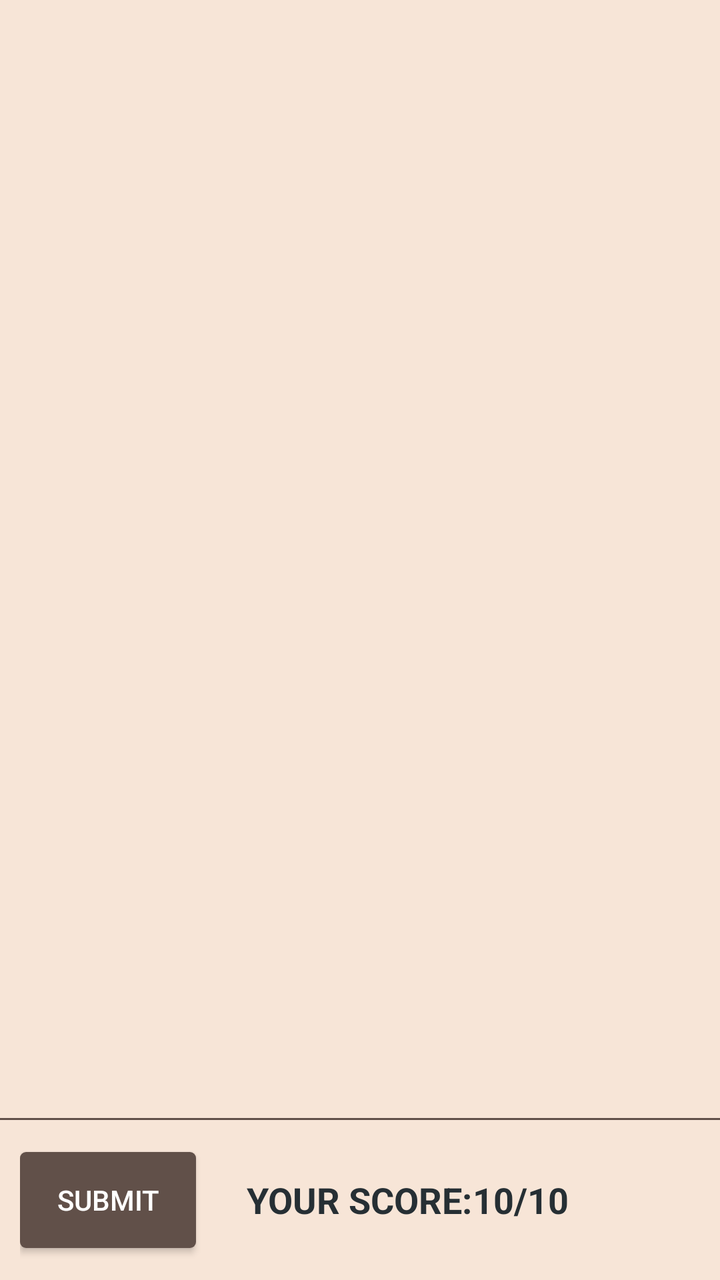
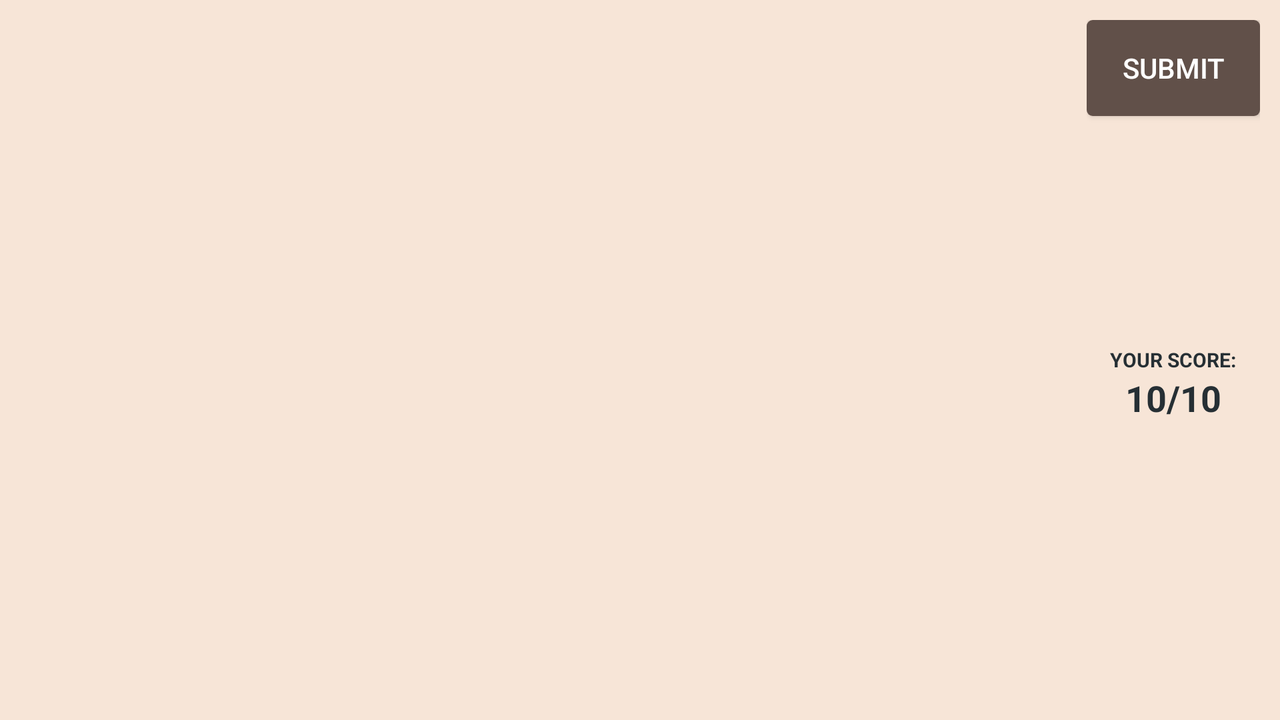

First picture: res/layout/ on a phone held upright. Second picture: the repository's own variant of that layout, on a device whose configuration matches the variant's folder. Source for both follows.
<!-- AndroidManifest.xml: application theme AppTheme -->
<!-- res/layout/activity_quiz.xml -->
<?xml version="1.0" encoding="utf-8"?>
<LinearLayout
    xmlns:android="http://schemas.android.com/apk/res/android"
    xmlns:tools="http://schemas.android.com/tools"
    android:layout_width="match_parent"
    android:layout_height="match_parent"
    android:orientation="vertical"
    tools:context="com.example.android.myquizapp.QuizActivity"
    android:background="@color/backgroundColor">
    <ListView
        android:id="@+id/quiz_listView"
        android:layout_width="match_parent"
        android:layout_height="0dp"
        android:layout_weight="7" />
    <View
        android:layout_width="match_parent"
        android:layout_height="1dp"
        android:layout_weight="0"
        android:background="@color/basicButtonColor1"/>
    <RelativeLayout
        android:orientation="horizontal"
        android:layout_width="match_parent"
        android:layout_height="0dp"
        android:layout_weight="1"
        android:padding="@dimen/standard_padding">
        <Button
            android:id="@+id/show_result_button"
            android:layout_centerVertical="true"
            android:layout_width="wrap_content"
            android:layout_height="wrap_content"
            android:onClick="showResult"
            android:text="@string/submit"
            style="@style/ButtonStyle"/>
        <TextView
            android:id="@+id/score_text_textView"
            android:layout_width="wrap_content"
            android:layout_height="wrap_content"
            android:layout_centerInParent="true"
            android:text="@string/score"
            style="@style/ScoreStyleSmaller"/>
        <TextView
            android:id="@+id/score_textView"
            android:layout_width="wrap_content"
            android:layout_height="wrap_content"
            android:layout_centerVertical="true"
            android:layout_toRightOf="@id/score_text_textView"
            android:layout_toEndOf="@id/score_text_textView"
            tools:text="10/10"
            style="@style/ScoreStyleSmaller"/>
    </RelativeLayout>


</LinearLayout>
<!-- resources referenced by this layout -->
<resources>
  <color name="backgroundColor">#F7E5D7</color>
  <color name="basicButtonColor1">#615049</color>
  <dimen name="standard_padding">10dp</dimen>
  <string name="score">Your score:</string>
  <string name="submit">submit</string>
  <style name="ButtonStyle">
          <item name="android:textColor">@color/basicButtonTextColor</item>
          <item name="android:background">@drawable/custom_button_basic</item>
      </style>
  <style name="ScoreStyleSmaller" parent="ScoreStyle">
          <item name="android:textSize">18sp</item>
      </style>
  <style name="AppTheme" parent="Theme.AppCompat.Light.DarkActionBar">
          <item name="colorPrimary">@color/colorPrimary</item>
          <item name="colorPrimaryDark">@color/colorPrimaryDark</item>
          <item name="colorAccent">@color/colorAccent</item>
      </style>
  <color name="basicButtonTextColor">#ffffff</color>
  <!-- drawable custom_button_basic (drawable) -->
  <?xml version="1.0" encoding="utf-8"?>
  <selector
      xmlns:android="http://schemas.android.com/apk/res/android">
  
      <item android:state_pressed="true" >
          <shape>
              <gradient
                  android:startColor="@color/basicButtonColor2"
                  android:endColor="@color/basicButtonColor2"
                  android:angle="270" />
              <stroke
                  android:width="0dp"
                  android:color="@color/basicButtonColorOutline" />
              <corners
                  android:radius="3dp" />
              <padding
                  android:left="10dp"
                  android:top="10dp"
                  android:right="10dp"
                  android:bottom="10dp" />
          </shape>
      </item>
  
      <item android:state_focused="true" >
          <shape>
              <gradient
                  android:endColor="@color/basicButtonColor1"
                  android:startColor="@color/basicButtonColor1"
                  android:angle="270" />
              <stroke
                  android:width="0dp"
                  android:color="@color/basicButtonColorOutline" />
              <corners
                  android:radius="3dp" />
              <padding
                  android:left="10dp"
                  android:top="10dp"
                  android:right="10dp"
                  android:bottom="10dp" />
          </shape>
      </item>
  
      <item>
          <shape>
              <gradient
                  android:endColor="@color/basicButtonColor1"
                  android:startColor="@color/basicButtonColor1"
                  android:angle="270" />
              <stroke
                  android:width="0dp"
                  android:color="@color/basicButtonColorOutline" />
              <corners
                  android:radius="3dp" />
              <padding
                  android:left="10dp"
                  android:top="10dp"
                  android:right="10dp"
                  android:bottom="10dp" />
          </shape>
      </item>
  </selector>
  <style name="ScoreStyle">
          <item name="android:textSize">28sp</item>
          <item name="android:textAllCaps">true</item>
          <item name="android:textStyle">bold</item>
          <item name="android:textColor">@color/scoreTextColor</item>
      </style>
  <color name="colorPrimary">#262F34</color>
  <color name="colorPrimaryDark">#262F34</color>
  <color name="colorAccent">#262F34</color>
  <color name="basicButtonColor2">#262F34</color>
  <color name="basicButtonColorOutline">#65666b</color>
  <color name="scoreTextColor">#262F34</color>
</resources>
<!-- res/layout-land/activity_quiz.xml (the repository's variant of the layout above) -->
<!-- drawn on the phone turned sideways -->
<?xml version="1.0" encoding="utf-8"?>
<LinearLayout
    xmlns:android="http://schemas.android.com/apk/res/android"
    xmlns:tools="http://schemas.android.com/tools"
    android:layout_width="match_parent"
    android:layout_height="match_parent"
    android:orientation="horizontal"
    android:baselineAligned="false"
    tools:context="com.example.android.myquizapp.QuizActivity"
    android:background="@color/backgroundColor">
    <ListView
        android:id="@+id/quiz_listView"
        android:layout_width="0dp"
        android:layout_height="match_parent"
        android:layout_weight="5" />

    <RelativeLayout
        android:orientation="horizontal"
        android:layout_width="0dp"
        android:layout_height="match_parent"
        android:layout_weight="1"
        android:padding="@dimen/standard_padding">
        <Button
            android:id="@+id/show_result_button"
            android:layout_centerVertical="true"
            android:layout_alignParentTop="true"
            android:layout_width="wrap_content"
            android:layout_height="wrap_content"
            android:onClick="showResult"
            android:text="@string/submit"
            style="@style/ButtonStyle"/>
        <TextView
            android:id="@+id/score_text_textView"
            android:layout_width="wrap_content"
            android:layout_height="wrap_content"
            android:layout_centerInParent="true"
            android:text="@string/score"
            style="@style/ScoreStyleSmallest"/>
        <TextView
            android:id="@+id/score_textView"
            android:layout_width="wrap_content"
            android:layout_height="wrap_content"
            android:layout_centerHorizontal="true"
            android:layout_below="@id/score_text_textView"
            tools:text="10/10"
            style="@style/ScoreStyleSmaller"/>
    </RelativeLayout>


</LinearLayout>
<!-- resources referenced by the variant -->
<!-- as the phone turned sideways resolves them -->
<resources>
  <color name="backgroundColor">#F7E5D7</color>
  <dimen name="standard_padding">10dp</dimen>
  <string name="score">Your score:</string>
  <string name="submit">submit</string>
  <style name="ButtonStyle">
          <item name="android:textColor">@color/basicButtonTextColor</item>
          <item name="android:background">@drawable/custom_button_basic</item>
      </style>
  <style name="ScoreStyleSmaller" parent="ScoreStyle">
          <item name="android:textSize">18sp</item>
      </style>
  <style name="ScoreStyleSmallest" parent="ScoreStyle">
          <item name="android:textSize">10sp</item>
      </style>
  <style name="AppTheme" parent="Theme.AppCompat.Light.DarkActionBar">
          <item name="colorPrimary">@color/colorPrimary</item>
          <item name="colorPrimaryDark">@color/colorPrimaryDark</item>
          <item name="colorAccent">@color/colorAccent</item>
      </style>
  <color name="basicButtonTextColor">#ffffff</color>
  <!-- drawable custom_button_basic (drawable) -->
  <?xml version="1.0" encoding="utf-8"?>
  <selector
      xmlns:android="http://schemas.android.com/apk/res/android">
  
      <item android:state_pressed="true" >
          <shape>
              <gradient
                  android:startColor="@color/basicButtonColor2"
                  android:endColor="@color/basicButtonColor2"
                  android:angle="270" />
              <stroke
                  android:width="0dp"
                  android:color="@color/basicButtonColorOutline" />
              <corners
                  android:radius="3dp" />
              <padding
                  android:left="10dp"
                  android:top="10dp"
                  android:right="10dp"
                  android:bottom="10dp" />
          </shape>
      </item>
  
      <item android:state_focused="true" >
          <shape>
              <gradient
                  android:endColor="@color/basicButtonColor1"
                  android:startColor="@color/basicButtonColor1"
                  android:angle="270" />
              <stroke
                  android:width="0dp"
                  android:color="@color/basicButtonColorOutline" />
              <corners
                  android:radius="3dp" />
              <padding
                  android:left="10dp"
                  android:top="10dp"
                  android:right="10dp"
                  android:bottom="10dp" />
          </shape>
      </item>
  
      <item>
          <shape>
              <gradient
                  android:endColor="@color/basicButtonColor1"
                  android:startColor="@color/basicButtonColor1"
                  android:angle="270" />
              <stroke
                  android:width="0dp"
                  android:color="@color/basicButtonColorOutline" />
              <corners
                  android:radius="3dp" />
              <padding
                  android:left="10dp"
                  android:top="10dp"
                  android:right="10dp"
                  android:bottom="10dp" />
          </shape>
      </item>
  </selector>
  <style name="ScoreStyle">
          <item name="android:textSize">28sp</item>
          <item name="android:textAllCaps">true</item>
          <item name="android:textStyle">bold</item>
          <item name="android:textColor">@color/scoreTextColor</item>
      </style>
  <color name="colorPrimary">#262F34</color>
  <color name="colorPrimaryDark">#262F34</color>
  <color name="colorAccent">#262F34</color>
  <color name="basicButtonColor2">#262F34</color>
  <color name="basicButtonColorOutline">#65666b</color>
  <color name="basicButtonColor1">#615049</color>
  <color name="scoreTextColor">#262F34</color>
</resources>
